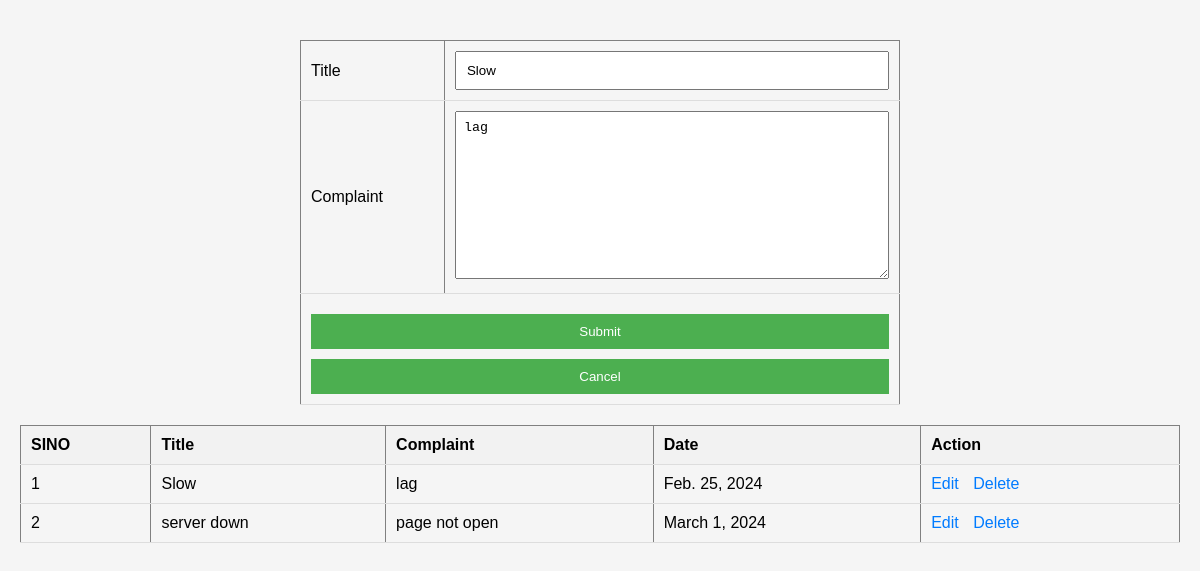
Page /Wuser/Edt_complaint/5 on the committed database.
### User/models.py (models this page shows)
class tbl_complaint(models.Model):
    complaint_title=models.CharField(max_length=50)
    complaint_content=models.CharField(max_length=100)
    complaint_date=models.DateField(auto_now_add=True,null=True)
    complaint_reply=models.CharField(max_length=50,default='Not Replied')
    complaint_status=models.CharField(max_length=50,default=0)
    user_id=models.ForeignKey(tbl_user,on_delete=models.CASCADE)

### User/views.py (the view)
# urls.py: path('Edt_complaint/<int:eid>',views.edt_complaint,name="Edt_complaint"),
def edt_complaint(request,eid):
    comdata=tbl_complaint.objects.get(id=eid)
    comobj=tbl_complaint.objects.all()
    if request.method=="POST":
        comdata.complaint_title=request.POST.get("txttitle")
        comdata.complaint_content=request.POST.get("txtcomplaint")
        comdata.save()
        return redirect('webuser:SendComplaint')
    else:
        return render(request,"User/SendComplaint.html",{'cdata':comdata,'data':comobj})

### User/Templates/User/SendComplaint.html (shortened to what this page needs)
<!DOCTYPE html>
<html lang="en">
<head>
</head>
<body>
    <form action="" method="post">
        <table border="1" align="center">
            <tr>
                <td>Title</td>
                <td><input type="text" name="txttitle" id="" value="{{ cdata.complaint_title }}"></td>
            </tr>
            <tr>
                <td>Complaint</td>
                <td><textarea name="txtcomplaint" id="" cols="30" rows="10">{{ cdata.complaint_content }}</textarea></td>
            </tr>
            <tr>
                <td colspan="2" align="center"><input type="submit" value="Submit"><input type="reset" value="Cancel"></td>
            </tr>
        </table>
    </form>
    <table border="1" align="center">
        <tr>
            <th>SINO</th>
            <th>Title</th>
            <th>Complaint</th>
            <th>Date</th>
            <th>Action</th>
        </tr>
        {% for i in data %}
            <tr>
                <td>{{forloop.counter}}</td>
                <td>{{i.complaint_title}}</td>
                <td>{{i.complaint_content}}</td>
                <td>{{i.complaint_date}}</td>
                <td>
                    <a href="{% url 'webuser:Edt_complaint' i.id %}">Edit</a>
                    <a href="{% url 'webuser:Del_complaint' i.id %}">Delete</a>
                </td>
            </tr>
        {% endfor %}
    </table>
</body>
</html>

### User/Templates/User/SendComplaint.html (style rules this page uses)
body { font-family: Arial, sans-serif; background-color: #f5f5f5; margin: 0; padding: 20px; }
form { max-width: 600px; margin: 0 auto; }
table { width: 100%; border-collapse: collapse; margin-top: 20px; }
th, td { padding: 10px; text-align: left; border-bottom: 1px solid #ddd; }
th { background-color: #f2f2f2; }
textarea { width: 100%; padding: 8px; box-sizing: border-box; resize: vertical; }
input[type="text"], input[type="submit"], input[type="reset"] { padding: 10px; width: 100%; box-sizing: border-box; }
input[type="submit"], input[type="reset"] { margin-top: 10px; background-color: #4caf50; color: #fff; border: none; cursor: pointer; }
a { text-decoration: none; color: #007bff; margin-right: 10px; }

### rows in the picture
tbl_complaint: txttitle "Slow", txtcomplaint "lag", complaint_title "Slow", complaint_content "lag", complaint_date "Feb. 25, 2024"
tbl_complaint: complaint_title "server down", complaint_content "page not open", complaint_date "March 1, 2024"
